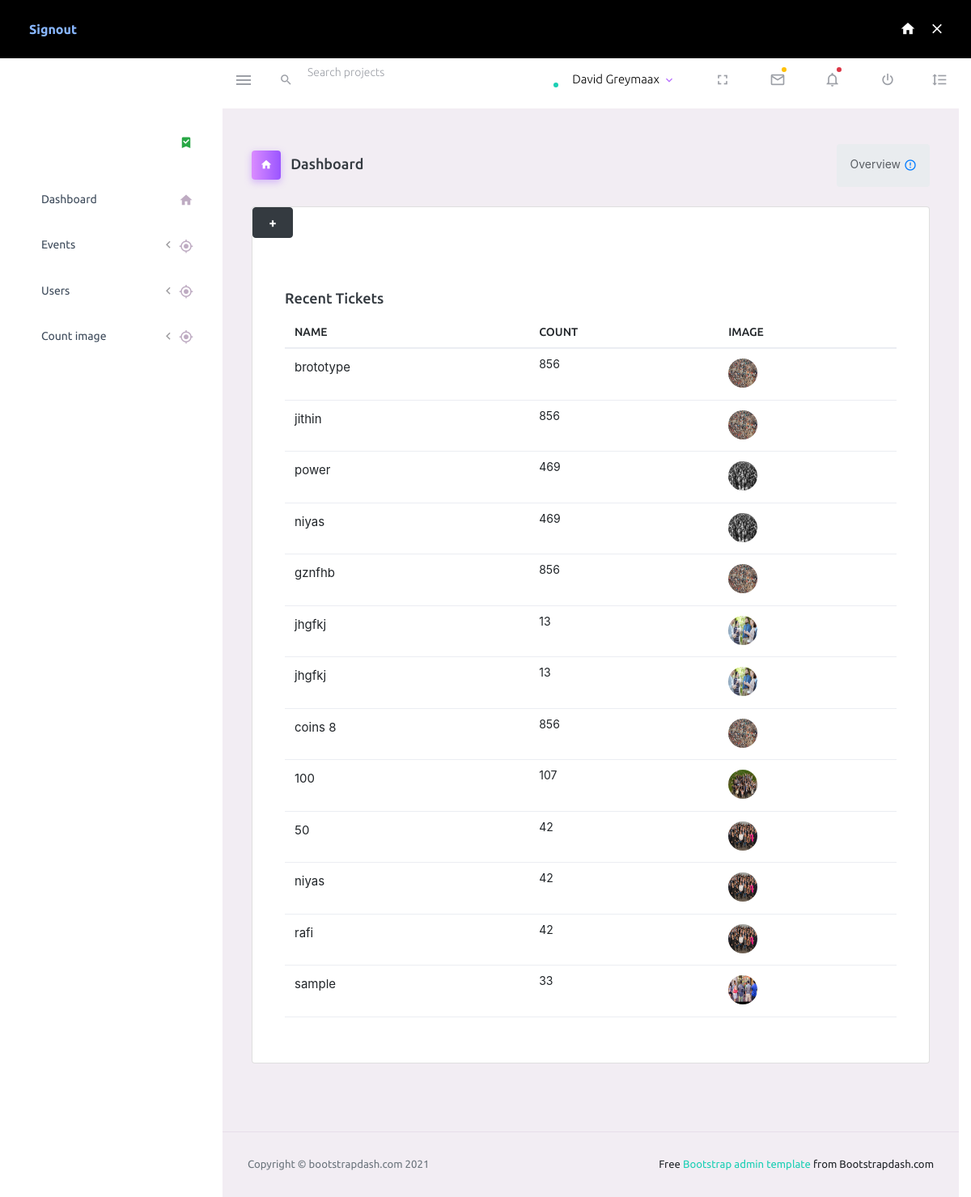
Screenshot of /amn/countimages/ with the database file from the repository.
### admn/models.py (models this page shows)
class CountImage(models.Model):
    image = models.ImageField(null = False, blank = False)
    Event_name = models.CharField(max_length=100, null=True)
    count = models.IntegerField(null=True,blank=True)

### admn/views.py (the view)
# urls.py: path('countimages/',views.countimages,name='countimages'),
def countimages(request):
    counts = CountImage.objects.all()
    context = {
        'counts': counts,
    }
    return render(request,'admn/countimages.html',context)

### templates/admn/countimages.html (shortened to what this page needs)
<!DOCTYPE html>
{% load static %}
<html lang="en">
  <head>
    <link rel="stylesheet" href="{% css/materialdesignicons.min.css">
    <link rel="stylesheet" href="{% static 'assets/vendors/css/vendor.bundle.base.css' %}">
    <link rel="stylesheet" href="{% static 'css/style.css' %}">
    <link rel="stylesheet" href="https://cdn.jsdelivr.net/npm/bootstrap@4.3.1/dist/css/bootstrap.min.css">
  </head>
  <body>
    <div class="container-scroller">
      <div class="row p-0 m-0 proBanner" id="proBanner">
        <div class="col-md-12 p-0 m-0">
          <div class="card-body card-body-padding d-flex align-items-center justify-content-between">
            <div class="ps-lg-1">
              <div class="d-flex align-items-center justify-content-between">
                <a href="{% url 'logout' %}" target="_blank" class="btn me-2 buy-now-btn border-0">Signout</a>
              </div>
            </div>
            <div class="d-flex align-items-center justify-content-between">
              <a href="https://www.bootstrapdash.com/product/purple-bootstrap-admin-template/"><i class="mdi mdi-home me-3 text-white"></i></a>
              <button id="bannerClose" class="btn border-0 p-0">
                <i class="mdi mdi-close text-white me-0"></i>
              </button>
            </div>
          </div>
        </div>
      </div>
      <nav class="navbar default-layout-navbar col-lg-12 col-12 p-0 fixed-top d-flex flex-row">
        <div class="text-center navbar-brand-wrapper d-flex align-items-center justify-content-center">
        </div>
        <div class="navbar-menu-wrapper d-flex align-items-stretch">
          <button class="navbar-toggler navbar-toggler align-self-center" type="button" data-toggle="minimize">
            <span class="mdi mdi-menu"></span>
          </button>
          <div class="search-field d-none d-md-block">
            <form class="d-flex align-items-center h-100" action="#">
              <div class="input-group">
                <div class="input-group-prepend bg-transparent">
                  <i class="input-group-text border-0 mdi mdi-magnify"></i>
                </div>
                <input type="text" class="form-control bg-transparent border-0" placeholder="Search projects">
              </div>
            </form>
          </div>
          <ul class="navbar-nav navbar-nav-right">
            <li class="nav-item nav-profile dropdown">
              <a class="nav-link dropdown-toggle" id="profileDropdown" href="#" data-bs-toggle="dropdown" aria-expanded="false">
                <div class="nav-profile-img">
                  <span class="availability-status online"></span>
                </div>
                <div class="nav-profile-text">
                  <p class="mb-1 text-black">David Greymaax</p>
                </div>
              </a>
            </li>
            <li class="nav-item d-none d-lg-block full-screen-link">
              <a class="nav-link">
                <i class="mdi mdi-fullscreen" id="fullscreen-button"></i>
              </a>
            </li>
            <li class="nav-item dropdown">
              <a class="nav-link count-indicator dropdown-toggle" id="messageDropdown" href="#" data-bs-toggle="dropdown" aria-expanded="false">
                <i class="mdi mdi-email-outline"></i>
                <span class="count-symbol bg-warning"></span>
              </a>
            </li>
            <li class="nav-item dropdown">
              <a class="nav-link count-indicator dropdown-toggle" id="notificationDropdown" href="#" data-bs-toggle="dropdown">
                <i class="mdi mdi-bell-outline"></i>
                <span class="count-symbol bg-danger"></span>
              </a>
            </li>
            <li class="nav-item nav-logout d-none d-lg-block">
              <a class="nav-link" href="#">
                <i class="mdi mdi-power"></i>
              </a>
            </li>
            <li class="nav-item nav-settings d-none d-lg-block">
              <a class="nav-link" href="#">
                <i class="mdi mdi-format-line-spacing"></i>
              </a>
            </li>
          </ul>
        </div>
      </nav>
      <div class="container-fluid page-body-wrapper">
        <nav class="sidebar sidebar-offcanvas" id="sidebar">
          <ul class="nav">
            <li class="nav-item nav-profile">
              <a href="#" class="nav-link">
                <div class="nav-profile-image">
                </div>
                <i class="mdi mdi-bookmark-check text-success nav-profile-badge"></i>
              </a>
            </li>
            <li class="nav-item">
              <a class="nav-link" href="{% url 'events_home' %}">
                <span class="menu-title">Dashboard</span>
                <i class="mdi mdi-home menu-icon"></i>
              </a>
            </li>
            <li class="nav-item">
              <a class="nav-link" data-bs-toggle="collapse" href="{% url 'events' %}" aria-expanded="false" aria-controls="ui-basic">
                <span class="menu-title">Events</span>
                <i class="menu-arrow"></i>
                <i class="mdi mdi-crosshairs-gps menu-icon"></i>
              </a>
            </li>
            <li class="nav-item">
              <a class="nav-link" data-bs-toggle="collapse" href="{% url 'users' %}" aria-expanded="false" aria-controls="ui-basic">
                <span class="menu-title">Users</span>
                <i class="menu-arrow"></i>
                <i class="mdi mdi-crosshairs-gps menu-icon"></i>
              </a>
            </li>
            <li class="nav-item">
              <a class="nav-link" data-bs-toggle="collapse" href="{% url 'countimages' %}" aria-expanded="false" aria-controls="ui-basic">
                <span class="menu-title">Count image</span>
                <i class="menu-arrow"></i>
                <i class="mdi mdi-crosshairs-gps menu-icon"></i>
              </a>
            </li>
          </ul>
        </nav>
        <div class="main-panel">
          <div class="content-wrapper">
            <div class="page-header">
              <h3 class="page-title">
                <span class="page-title-icon bg-gradient-primary text-white me-2">
                  <i class="mdi mdi-home"></i>
                </span> Dashboard
              </h3>
              <nav aria-label="breadcrumb">
                <ul class="breadcrumb">
                  <li class="breadcrumb-item active" aria-current="page">
                    Overview <i class="mdi mdi-alert-circle-outline icon-sm text-primary align-middle"></i>
                  </li>
                </ul>
              </nav>
            </div>
            <div class="row">
              <div class="col-12 grid-margin">
                <div class="card">
                    <a class="btn btn-dark" href="{% url 'countimage' %}" style="width: 50px;">+</a>
                  <div class="card-body">
                    <br>
                    <h4 class="card-title">Recent Tickets</h4>
                    <div class="table-responsive">
                      <table class="table">
                        <thead>
                          <tr>
                            <th> NAME </th>
                            <th> COUNT </th>
                            <th> IMAGE </th>
                          </tr>
                        </thead>
                        <tbody>
                            {% for i in counts %}
                            <tr>
                              <td>
                               <p>{{ i.Event_name }}</p>
                              </td>
                              <td> {{i.count}} </td>
                              <td><img src="{{i.image.url}}" alt=""></td>
                            </tr>
                            {% endfor %}
                        </tbody>
                      </table>
                    </div>
                  </div>
                </div>
              </div>
            </div>
          </div>
          <footer class="footer">
            <div class="container-fluid d-flex justify-content-between">
              <span class="text-muted d-block text-center text-sm-start d-sm-inline-block">Copyright © bootstrapdash.com 2021</span>
              <span class="float-none float-sm-end mt-1 mt-sm-0 text-end"> Free <a href="https://www.bootstrapdash.com/bootstrap-admin-template/" target="_blank">Bootstrap admin template</a> from Bootstrapdash.com</span>
            </div>
          </footer>
        </div>
      </div>
    </div>
  </body>
</html>

### rows the page displays
CountImage: Event_name "brototype", count "856", image (picture)
CountImage: Event_name "jithin", count "856", image (picture)
CountImage: Event_name "power", count "469", image (picture)
CountImage: Event_name "niyas", count "469", image (picture)
CountImage: Event_name "gznfhb", count "856", image (picture)
CountImage: Event_name "jhgfkj", count "13", image (picture)
CountImage: Event_name "jhgfkj", count "13", image (picture)
CountImage: Event_name "coins 8", count "856", image (picture)
CountImage: Event_name "100", count "107", image (picture)
CountImage: Event_name "50", count "42", image (picture)
CountImage: Event_name "niyas", count "42", image (picture)
CountImage: Event_name "rafi", count "42", image (picture)
CountImage: Event_name "sample", count "33", image (picture)
